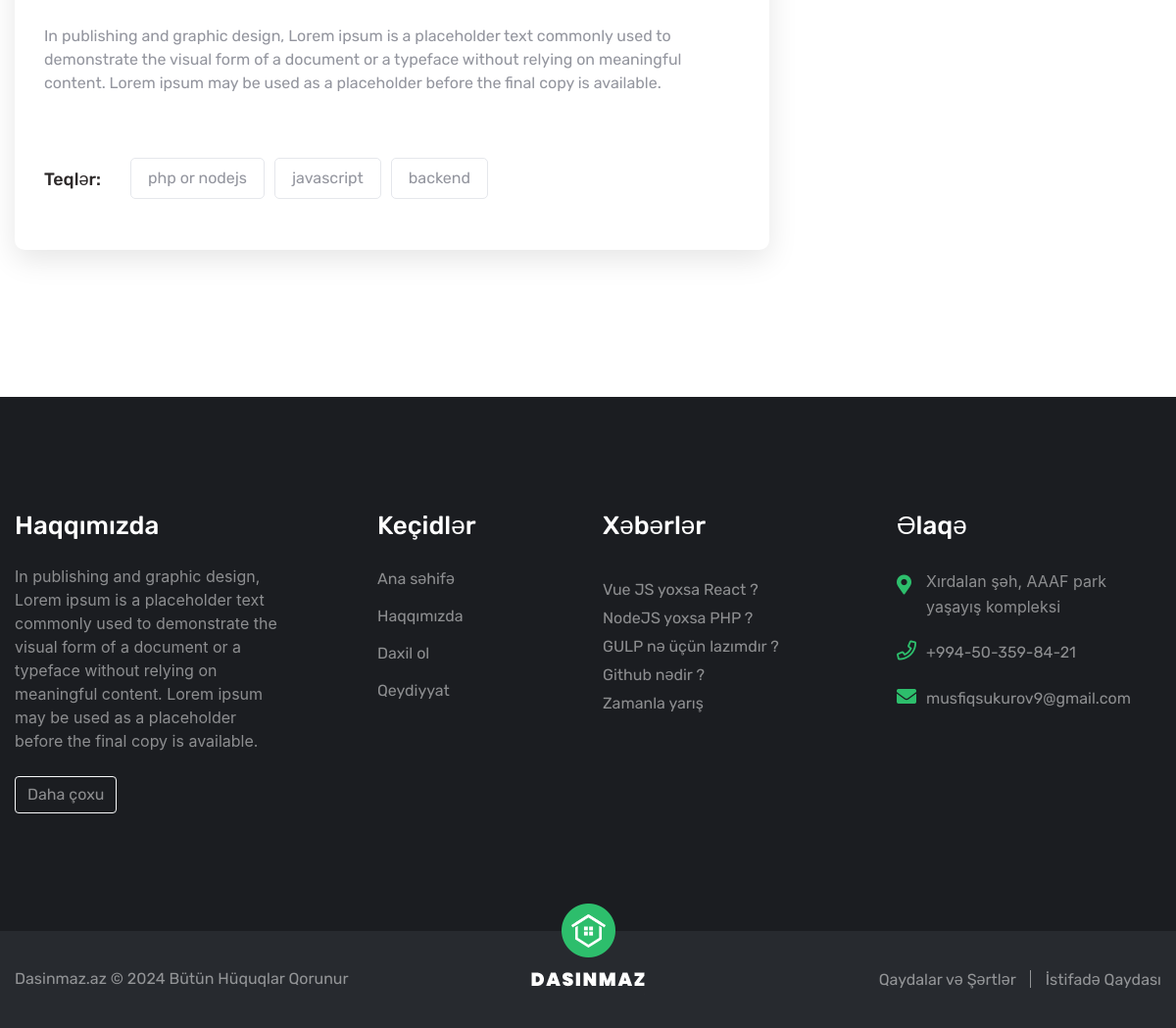
Before: /news/detail/nodejs-yoxsa-php (lower part) with the older database file.
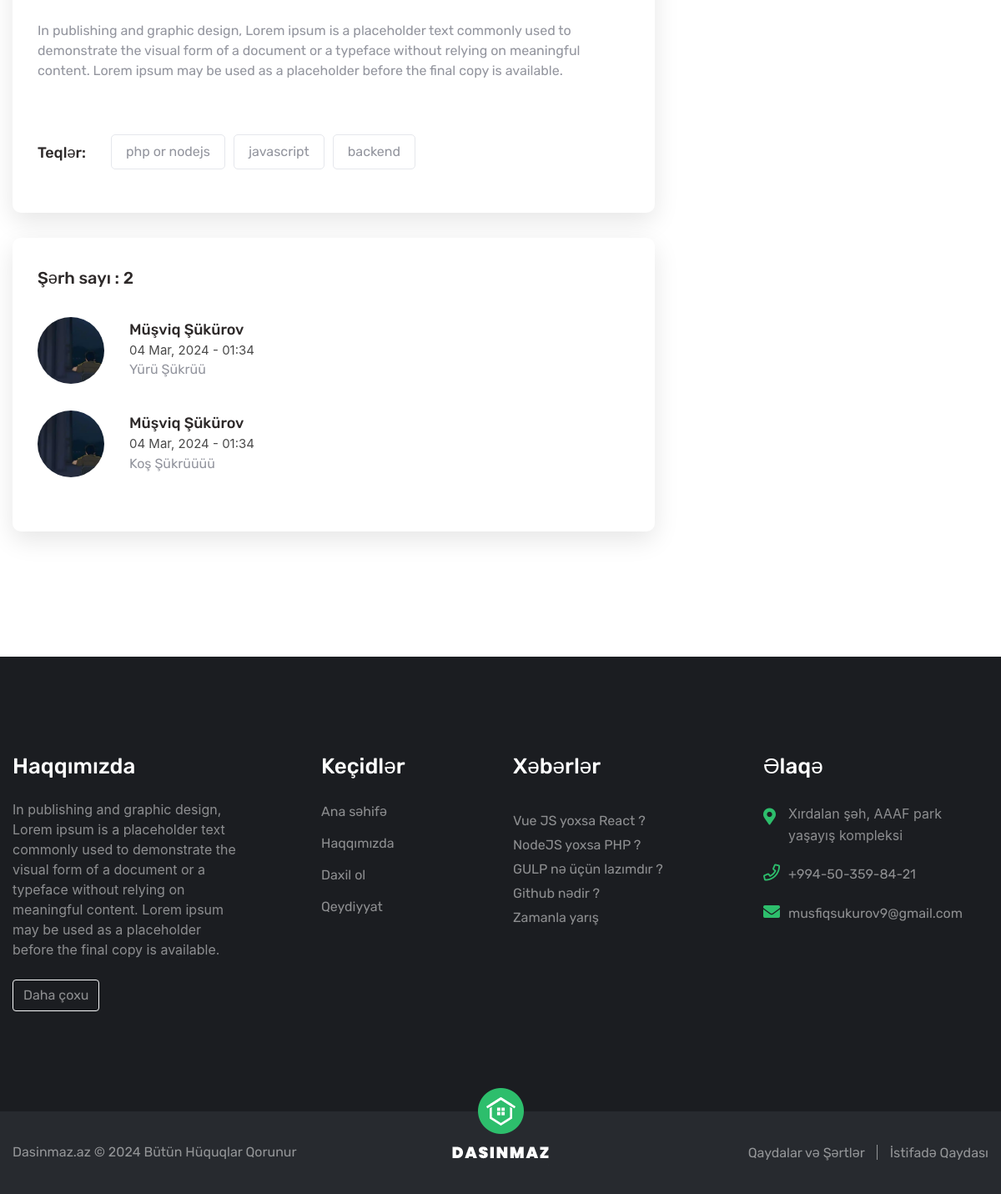
After: the same page with the newer database file.
### News/models.py (models this page shows, shortened)
class NewsModel(models.Model):
    author = models.ForeignKey(CustomUser, verbose_name = "Müəllif", on_delete=models.CASCADE)
    cover = models.ImageField(blank=True, null=True, verbose_name="Şəkil", upload_to="News-covers/")
    title = models.CharField(max_length = 255, verbose_name = "Başlıq")
    description = HTMLField(verbose_name="Məzmun")
    is_active = models.BooleanField(default = False, verbose_name = "Aktiv")
    slug = models.CharField(max_length=255, verbose_name="SLUG", blank=True, null=True)
    tags = models.ManyToManyField(to=NewsTagModel, related_name="tags", blank=True, verbose_name="Teqlər")
    created_at = models.DateTimeField(auto_now_add=True)
    updated_at = models.DateTimeField(auto_now=True)
    class Meta: verbose_name_plural = "Xəbərlər"

class CommentNews(models.Model):
    author = models.ForeignKey(CustomUser, on_delete=models.CASCADE, verbose_name="Müəllif")
    news = models.ForeignKey(NewsModel, on_delete=models.CASCADE, verbose_name="Xəbər")
    comment = models.CharField(max_length = 255, verbose_name = "Şərh")
    created_at = models.DateTimeField(auto_now_add = True)
    updated_at = models.DateTimeField(auto_now = True)
    class Meta: verbose_name_plural = "Şərhlər"

### NewsTag/models.py (models this page shows, shortened)
class NewsTagModel(models.Model):
    name = models.CharField(max_length = 50, verbose_name = "Teq")
    created_at = models.DateTimeField(auto_now_add = True)
    updated_at = models.DateTimeField(auto_now = True)
    def __str__(self) -> str:
        return self.name
    class Meta:
        verbose_name_plural = "Teq adları"

### Auth/models.py (models this page shows, shortened)
class CustomUser(AbstractBaseUser, PermissionsMixin):
    parent_agent = models.ForeignKey('self', on_delete=models.CASCADE, verbose_name="Daxil olduğu agentlik", blank=True, null=True, related_name="agency_team")
    avatar = models.ImageField(blank=True, null=True, verbose_name = "Profil şəkli", upload_to="Profile/")
    passport = models.ImageField(blank=True, null=True, verbose_name = "Şəxsiyyət vəsiqəsi", upload_to="Passport/")
    name = models.CharField(max_length = 50, verbose_name = "Ad", blank = True, null = True)
    surname = models.CharField(max_length = 50, verbose_name = "Soyad", blank = True, null = True)
    position = models.CharField(max_length = 100, verbose_name = "Vəzifə", blank = True, null = True)
    username = models.CharField(max_length = 50, verbose_name = "İstifadəçi adı", blank = True, null = True)
    phone = models.CharField(max_length = 13, verbose_name = "Telefon", unique = True)
    email = models.EmailField(verbose_name = "E-poçt", blank = True, null = True)
    bio = models.TextField(verbose_name = "Haqqında", blank=True, null=True)
    facebook = models.CharField(max_length = 225, verbose_name = "Facebook", blank=True, null=True)
    instagram = models.CharField(max_length = 225, verbose_name = "İnstagram", blank=True, null=True)
    youtube = models.CharField(max_length = 225, verbose_name = "YouTube", blank=True, null=True)
    twitter = models.CharField(max_length = 225, verbose_name = "Twitter", blank=True, null=True)
    tiktok = models.CharField(max_length = 225, verbose_name = "TikTok", blank=True, null=True)
    vimeo = models.CharField(max_length = 225, verbose_name = "Vimeo", blank=True, null=True)
    pinterest = models.CharField(max_length = 225, verbose_name = "Pinterest", blank=True, null=True)
    voen = models.CharField(max_length = 100, blank=True, null = True, verbose_name = "Vöen")
    city = models.ForeignKey(City, on_delete=models.CASCADE, verbose_name = "İş ünvanı", blank = True, null = True)
    location = models.CharField(max_length = 225, verbose_name="Yaşadığı ünvan", blank=True, null=True)
    is_active = models.BooleanField(default = True, verbose_name = "Aktiv kimi işarələ")
    is_staff = models.BooleanField(default = False, verbose_name = "Agent kimi işarələ")
    is_superuser = models.BooleanField(default = False, verbose_name = "Admin kimi işarələ")
    created_at = models.DateTimeField(auto_now_add = True)
    updated_at = models.DateTimeField(auto_now = True)
    objects = CustomUserManager()
    EMAIL_FIELD = "email"
    USERNAME_FIELD = "phone"
    REQUIRED_FIELDS = []
    class Meta:
        verbose_name = "istifadəçi"
        verbose_name_plural = "İstifadəçilər"

### News/views.py (the view)
# urls.py: path('detail/<str:news>', NewsDetail, name="news-detail"),
def NewsDetail(request, news):
    data = {}
    if last_announcements := AnnouncementModel.objects.all().order_by("-id")[0:3]:
        data['last_announcements'] = last_announcements
    if NewsTagModel.objects.all().count() > 5:
        data['tags'] = NewsTagModel.objects.all()
    if news_detail := NewsModel.objects.filter(slug=news).first():
        comments = CommentNews.objects.filter(news=news_detail).order_by("-id")
        data['comments_count'] = comments.count()
        if comments: data['comments'] = comments
        likes_count = LikedNews.objects.filter(news=news_detail).count()
        if user:=CustomUser.objects.filter(id=request.user.id).first():
            liked_it = LikedNews.objects.filter(news=news_detail, user=user).first()
            if liked_it: data["liked_it"] = True
        data["news_detail"] = news_detail
        data["likes_count"] = likes_count
        data["share_url"] = request.build_absolute_uri()
        return render(request, "news-detail.html", context=data)

### Templates/news-detail.html (shortened to what this page needs)
{% extends 'layout.html' %}
{% load static %}
{% load i18n %}
{% load customfilters %}
{% block container %}
    <section class="sidebar-page-container blog-details sec-pad-2">
        <div class="auto-container">
            <div class="row clearfix">
                <div class="col-lg-8 col-md-12 col-sm-12 content-side">
                    {% if news_detail %}
                        <div class="blog-details-content">
                            <div class="news-block-one">
                                <div class="inner-box">
                                    <div class="lower-content">
                                        <div class="text">
                                            {{news_detail.description|safe}}
                                        </div>
                                        <div class="post-tags">
                                            <ul class="tags-list clearfix">
                                                <li><h5>Teqlər:</h5></li>
                                                {% for tag in news_detail.tags.all %}
                                                    <li><a href="{% url 'all-news' %}?tag={{tag}}">{{tag}}</a></li>
                                                {% endfor %}
                                            </ul>
                                        </div>
                                    </div>
                                </div>
                            </div>
                            {% if comments  %}
                                <div class="comments-area">
                                    <div class="group-title">
                                        <h4>Şərh sayı : {{comments_count}}</h4>
                                    </div>
                                    {% for comment in comments %}
                                        <div class="comment-box">
                                            <div class="comment">
                                                <div class="comment-inner">
                                                    <figure class="thumb-box">
                                                        {% if comment.author.avatar %}
                                                            <img src="{{comment.author.avatar.url}}" alt="{% if comment.author.name and comment.author.surname %} {{comment.author.name}} {{comment.author.surname}} {% elif comment.author.is_superuser %} Admin {% else %} {{comment.author.phone}} {% endif %}" style="aspect-ratio: 1; object-fit: cover;">
                                                        {% endif %}
                                                    </figure>
                                                    <div class="comment-info clearfix mb-0">
                                                        <h5>
                                                            {% if comment.author.name and comment.author.surname %} {{comment.author.name}} {{comment.author.surname}} {% elif comment.author.is_superuser %} Admin {% else %} {{comment.author.phone}} {% endif %}
                                                        </h5>
                                                        <span>
                                                            {% language 'az' %}
                                                                {{comment.created_at|date:"d M, Y - h:i"}}
                                                            {% endlanguage %}
                                                        </span>
                                                    </div>
                                                    <div class="text">
                                                        <p>{{comment.comment}}</p>
                                                    </div>
                                                </div>
                                            </div>
                                        </div>
                                    {% endfor %}
                                </div>
                            {% endif %}
                        </div>
                    {% endif %}
                </div>
                <div class="col-lg-4 col-md-12 col-sm-12 sidebar-side">
                </div>
            </div>
        </div>
    </section>
{% endblock container %}

### Templates/layout.html (shortened to what this page needs)
{% load static %}
<!DOCTYPE html>
<html lang="en">
<head>
    <link rel="stylesheet" href="https://cdnjs.cloudflare.com/ajax/libs/font-awesome/6.5.1/css/all.min.css" />
    <link href=" {% static 'css/font-awesome-all.css' %} " rel="stylesheet">
    <link href=" {% static 'css/flaticon.css' %} " rel="stylesheet">
    <link href=" {% static 'css/owl.css' %} " rel="stylesheet">
    <link href=" {% static 'css/bootstrap.css' %} " rel="stylesheet">
    <link href=" {% static 'css/jquery.fancybox.min.css' %} " rel="stylesheet">
    <link href=" {% static 'css/animate.css' %} " rel="stylesheet">
    <link href=" {% static 'css/jquery-ui.css' %} " rel="stylesheet">
    <link href=" {% static 'css/nice-select.css' %} " rel="stylesheet">
    <link href=" {% static 'css/color/theme-color.css' %} " id="jssDefault" rel="stylesheet">
    <link href=" {% static 'css/switcher-style.css' %} " rel="stylesheet">
    <link href=" {% static 'css/style.css' %} " rel="stylesheet">
    <link href=" {% static 'css/responsive.css' %} " rel="stylesheet">
    <link rel="stylesheet" href="https://unpkg.com/wenk/dist/wenk.css">
    <link rel="stylesheet" href="https://cdn.rawgit.com/tiaanduplessis/wenk/master/dist/wenk.css">
    <link rel="stylesheet" href="https://cdn.jsdelivr.net/npm/bulma@0.9.4/css/bulma.min.css">
</head>
<body>
    <div class="boxed_wrapper">
        {% block container %}{% endblock container %}
        {% include 'partials/footer.html' %}
    </div>
</body>
</html>

### Templates/partials/header.html (shortened to what this page needs)
{% load static %}

### Templates/partials/mobile-menu.html (shortened to what this page needs)
{% load static %}

### Templates/partials/footer.html (shortened to what this page needs)
{% load static %}
{% load i18n %}
<footer class="main-footer">
    <div class="footer-top bg-color-2">
        <div class="auto-container">
            <div class="row clearfix">
                <div class="col-lg-3 col-md-6 col-sm-12 footer-column">
                    <div class="footer-widget about-widget">
                        <div class="widget-title">
                            <h3>Haqqımızda</h3>
                        </div>
                        <div class="text" id="short-description" style="color: rgba(255,255,255,0.5);">
                        </div>
                    </div>
                </div>
                <div class="col-lg-3 col-md-6 col-sm-12 footer-column">
                    <div class="footer-widget links-widget ml-70">
                        <div class="widget-title">
                            <h3>Keçidlər</h3>
                        </div>
                        <div class="widget-content">
                            <ul class="links-list class">
                                <li><a href="{% url 'home-page' %}">Ana səhifə</a></li>
                                <li><a href="{% url 'about-page' %}">Haqqımızda</a></li>
                                {% if not request.user.is_authenticated %}
                                    <li><a href="{% url 'sign-in-page' %}">Daxil ol</a></li>
                                    <li><a href="{% url 'sign-up-page' %}">Qeydiyyat</a></li>
                                {% else %}
                                    <li><a href="{% url 'my-account' %}">Hesabım</a></li>
                                    <li><a href="{% url 'sign-out-page' %}">Çıxış et</a></li>
                                {% endif %}
                            </ul>
                        </div>
                    </div>
                </div>
                <div class="col-lg-3 col-md-6 col-sm-12 footer-column">
                    <div class="footer-widget post-widget " id="news-container" style="color: rgba(255,255,255,0.5);">
                    </div>
                </div>
                <div class="col-lg-3 col-md-6 col-sm-12 footer-column">
                    <div class="footer-widget contact-widget">
                        <div class="widget-title">
                            <h3>Əlaqə</h3>
                        </div>
                        <div class="widget-content">
                            <ul class="info-list clearfix">
                                <li id="footer-location"></li>
                                <li><i class="far fa-phone"></i><a href="" id="footer-phone-1"></a></li>
                                <li><i class="fas fa-envelope"></i><a href="" id="footer-email-1"></a></li>
                            </ul>
                        </div>
                    </div>
                </div>
            </div>
        </div>
    </div>
    <div class="footer-bottom">
        <div class="auto-container">
            <div class="inner-box clearfix">
                <figure class="footer-logo"><a href="{% url 'home-page' %}"><img src="{% static 'images/footer-logo.png' %}" alt=""></a>
                </figure>
                <div class="copyright pull-left">
                    <p>
                        <a href="{% url 'home-page' %}">Dasinmaz.az</a>
                        &copy;
                        Bütün Hüquqlar Qorunur
                    </p>
                </div>
                <ul class="footer-nav pull-right clearfix">
                    <li><a href="{% url 'rules-page' %}">Qaydalar və Şərtlər</a></li>
                    <li><a href="{% url 'usage-rules-page' %}">İstifadə Qaydası</a></li>
                </ul>
            </div>
        </div>
    </div>
</footer>

### Static/css/color/theme-color.css (style rules this page uses)
.footer-top .contact-widget .info-list li i { color: #2dbe6c; }

Changed rows visible on the page:
added CommentNews: author.name "Müşviq", author.surname "Şükürov", created_at "04 Mar, 2024 - 01:34", comment "Yürü Şükrüü"
added CommentNews: author.name "Müşviq", author.surname "Şükürov", created_at "04 Mar, 2024 - 01:34", comment "Koş Şükrüüüü"
Other visible differences:
{{ comments_count }}: (not shown) → "2"
text now shown: "Şərh sayı :"
